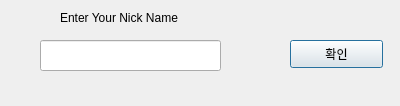
<?xml version="1.0" encoding="UTF-8"?>
<ui version="4.0">
 <class>InputWindow</class>
 <widget class="QDialog" name="InputWindow">
  <property name="geometry">
   <rect>
    <x>0</x>
    <y>0</y>
    <width>400</width>
    <height>106</height>
   </rect>
  </property>
  <property name="windowTitle">
   <string>NickName</string>
  </property>
  <widget class="QPushButton" name="pushButton">
   <property name="geometry">
    <rect>
     <x>290</x>
     <y>40</y>
     <width>93</width>
     <height>28</height>
    </rect>
   </property>
   <property name="text">
    <string>확인</string>
   </property>
  </widget>
  <widget class="QLabel" name="label">
   <property name="geometry">
    <rect>
     <x>60</x>
     <y>10</y>
     <width>151</width>
     <height>16</height>
    </rect>
   </property>
   <property name="text">
    <string>Enter Your Nick Name</string>
   </property>
  </widget>
  <widget class="QLineEdit" name="lineEdit">
   <property name="geometry">
    <rect>
     <x>40</x>
     <y>40</y>
     <width>181</width>
     <height>31</height>
    </rect>
   </property>
  </widget>
 </widget>
 <resources/>
 <connections/>
</ui>
